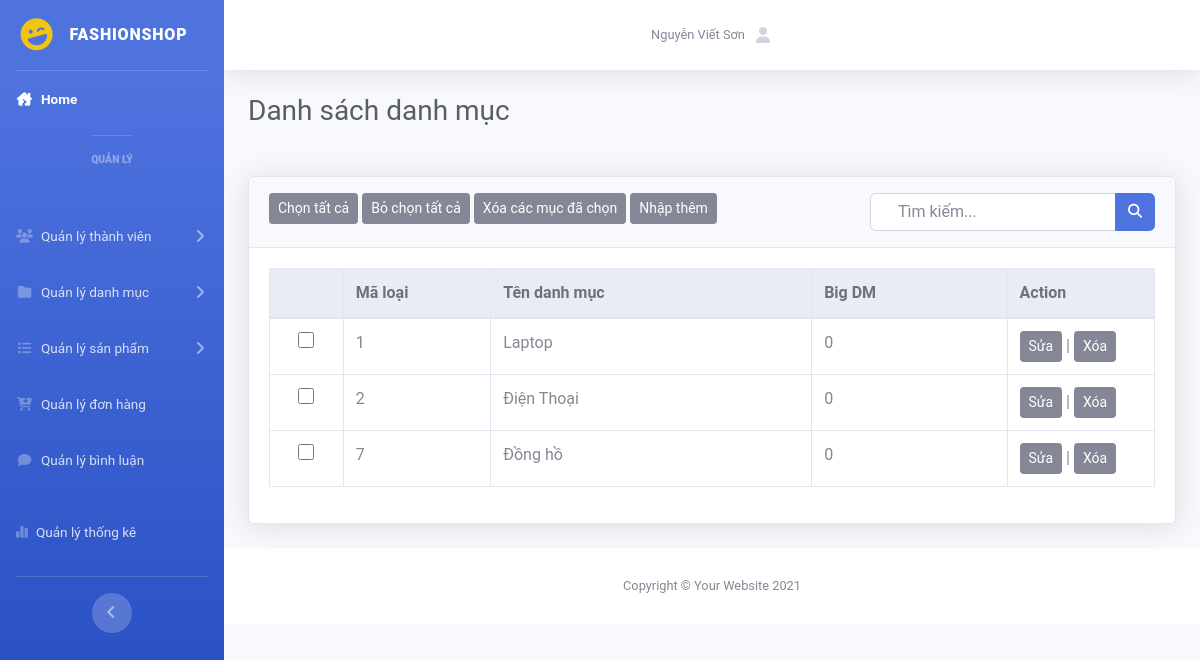
/admin/index.php?act=dsdanhmuc, run on an earlier commit of the app's database.
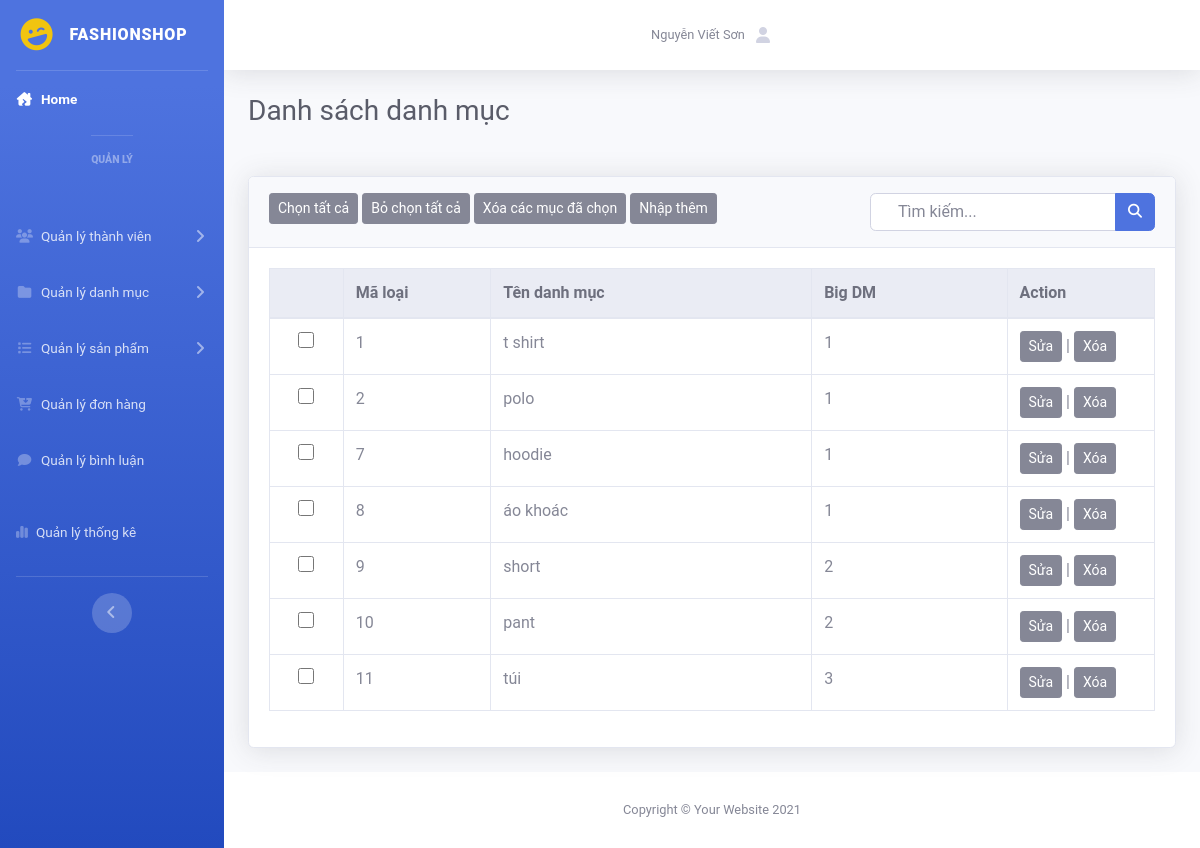
And on a later commit of the database.
### tables this page shows
CREATE TABLE `danhmuc` (
  `id` int(11) NOT NULL COMMENT 'Id danh mục',
  `name` varchar(255) NOT NULL COMMENT 'Tên danh mục',
  `id_dm` int(11) NOT NULL
);

### model/pdo.php (called while the page is built, shortened)
<?php
function pdo_get_connection(){
    $servername = "localhost";
    $username = "root";
    $password = "";
    try {
        $conn = new PDO("mysql:host=$servername;dbname=duan1_09", $username, $password);
        $conn->setAttribute(PDO::ATTR_ERRMODE, PDO::ERRMODE_EXCEPTION);
        return $conn;
    } catch(PDOException $e) {
        echo "Connection failed: " . $e->getMessage();
    }
}
function pdo_query($sql){
    $sql_args=array_slice(func_get_args(),1);
    try{
        $conn=pdo_get_connection();
        $stmt=$conn->prepare($sql);
        $stmt->execute($sql_args);
        $rows=$stmt->fetchAll();
        return $rows;
    }
    catch(PDOException $e){
        throw $e;
    }
    finally{
        unset($conn);
    }
}
?>

### model/danhmuc.php (called while the page is built, shortened)
<?php
    function danhsach_danhmuc() {
        $sql = "SELECT * FROM danhmuc";
        $result = pdo_query($sql);
        return $result;
    }

### admin/danhmuc/dsdanhmuc.php (the view)
<div class="container-fluid ">
    <h1 class="h3 mb-2 text-gray-800 mb-5">Danh sách danh mục</h1>
    <div class="card shadow mb-4">
        <div class="card-header py-3">
            <button class="btn btn-secondary btn-sm">Chọn tất cả</button>
            <button class="btn btn-secondary btn-sm">Bỏ chọn tất cả</button>
            <button class="btn btn-secondary btn-sm">Xóa các mục đã chọn</button>
            <a href="adddm.html"><button class="btn btn-secondary btn-sm">Nhập thêm</button></a>
            <form action="" class="float-right">
                <div class="input-group">
                    <input type="text" class="form-control" name="kyw" placeholder="Tìm kiếm...">
                    <div class="input-group-append">
                        <button class="btn btn-primary" type="submit" name="search">
                            <i class="fas fa-search fa-sm"></i>
                        </button>
                    </div>
                </div>
            </form>
        </div>
        <div class="card-body">
            <div class="table-responsive">
                <table class="table table-bordered" width="100%" cellspacing="0">
                    <thead class="thead-light">
                        <tr>
                            <th></th>
                            <th>Mã loại</th>
                            <th>Tên danh mục</th>
                            <th>Big DM</th>
                            <th>Action</th>
                        </tr>
                    </thead>
                    <tbody>
                        <?php
                            foreach($dsdm as $dm){
                                extract($dm);
                                echo '
                                <tr>
                                    <td class="col-1 text-center"><input type="checkbox" name="select" id=""></td>
                                    <td class="col-2">'.$id.'</td>
                                    <td>'.$name.'</td>
                                    <td>'.$id_dm.'</td>
                                    <td class="col-2"><a href="?act=editdanhmuc"><button class="btn btn-secondary btn-sm">Sửa</button></a> |
                                        <a href="#"><button class="btn btn-secondary btn-sm">Xóa</button></a>
                                    </td>
                                </tr>
                                ';
                            }
                        ?>
                    </tbody>
                </table>
            </div>
        </div>
    </div>
</div>

### admin/header.php (shortened to what this page needs)
<!DOCTYPE html>
<html lang="en">
<head>
    <link rel="stylesheet" href="../assets/css/style.css">
    <link href="../assets/vendor/fontawesome-free/css/all.min.css" rel="stylesheet" type="text/css">
    <link rel="stylesheet" href="https://cdnjs.cloudflare.com/ajax/libs/font-awesome/6.4.2/css/all.min.css" />
    <link href="../assets/css/sb-admin-2.min.css" rel="stylesheet">
    <link href="../assets/vendor/datatables/dataTables.bootstrap4.min.css" rel="stylesheet">
</head>
<body id="page-top">

### admin/boxleft.php (shortened to what this page needs)
<div id="wrapper">
    <ul class="navbar-nav bg-gradient-primary sidebar sidebar-dark accordion" id="accordionSidebar">
        <a class="sidebar-brand d-flex align-items-center justify-content-center" href="?act=home">
            <div class="sidebar-brand-icon rotate-n-15">
                <i class="fas fa-laugh-wink" style="color: #f1c40f;"></i>
            </div>
            <div class="sidebar-brand-text mx-3">FashionShop</div>
        </a>
        <hr class="sidebar-divider my-0">
        <li class="nav-item active">
            <a class="nav-link" href="?act=home">
                <i class="fas fa-fw fa-house-damage"></i>
                <span>Home</span>
        </li>
        <hr class="sidebar-divider">
        <div class="sidebar-heading">
            Quản lý
        </div>
        <li class="nav-item">
            <a class="nav-link collapsed" href="#" data-toggle="collapse" data-target="#collapseTwo" aria-expanded="true" aria-controls="collapseTwo">
                <i class="fas fa-fw fa-users"></i>
                <span>Quản lý thành viên</span>
            </a>
        </li>
        <li class="nav-item">
            <a class="nav-link collapsed" href="#" data-toggle="collapse" data-target="#collapseThree" aria-expanded="true" aria-controls="collapseThree">
                <i class="fas fa-fw fa-folder"></i>
                <span>Quản lý danh mục</span>
            </a>
        </li>
        <li class="nav-item">
            <a class="nav-link collapsed" href="#" data-toggle="collapse" data-target="#collapseFour" aria-expanded="true" aria-controls="collapseFour">
                <i class="fas fa-fw fa-list"></i>
                <span>Quản lý sản phẩm</span>
            </a>
        </li>
        <li class="nav-item">
            <a class="nav-link" href="?act=dsdonhang">
                <i class="fas fa-fw fa-cart-arrow-down"></i>
                <span>Quản lý đơn hàng</span></a>
        </li>
        <li class="nav-item mb-3">
            <a class="nav-link" href="?act=dsbinhluan">
                <i class="fas fa-fw fa-comment"></i>
                <span>Quản lý bình luận</span></a>
        </li>
        <li class="nav-item mb-3">
            <a class="nav-link" href="?act=dsthongke">
                <i class="fa-solid fa-chart-simple"></i>
                <span>Quản lý thống kê</span></a>
        </li>
        <hr class="sidebar-divider d-none d-md-block">
        <div class="text-center d-none d-md-inline">
            <button class="rounded-circle border-0" id="sidebarToggle"></button>
        </div>
    </ul>

### admin/menu.php (shortened to what this page needs)
<div id="content-wrapper" class="d-flex flex-column">
    <div id="content">
        <nav class="navbar navbar-expand navbar-light bg-white topbar mb-4 static-top shadow">
            <ul class="navbar-nav ml-auto">
                <li class="nav-item dropdown no-arrow">
                    <a class="nav-link dropdown-toggle" href="#" id="userDropdown" role="button" data-toggle="dropdown" aria-haspopup="true" aria-expanded="false">
                        <span class="mr-2 d-none d-lg-inline text-gray-600 small">Nguyễn Viết Sơn</span>
                        <i class="fas fa-fw fa-user"></i>
                    </a>
                </li>
            </ul>
        </nav>

### admin/index.php (shortened to what this page needs)
<?php
    include "../model/pdo.php";
    include "../model/danhmuc.php";
    include 'header.php';
    include 'boxleft.php';
    include 'menu.php';
?>
<div>
    <?php
    if (isset($_GET['act']) && $_GET['act'] != "") {
        $act = $_GET['act'];
        switch ($act) {
            case 'dsdanhmuc':
                $dsdm = danhsach_danhmuc();
                include "danhmuc/dsdanhmuc.php";
                break;
        }
    } else {
        include "trangchu/home.php";
    }
    ?>
</div>
<?php
include 'footer.php';
?>

### admin/footer.php (shortened to what this page needs)
            <footer class="sticky-footer bg-white">
                <div class="container my-auto">
                    <div class="copyright text-center my-auto">
                        <span>Copyright &copy; Your Website 2021</span>
                    </div>
                </div>
            </footer>
        </div>
    </div>
</body>
</html>

### assets/css/style.css (style rules this page uses)
.table { vertical-align: baseline; }
td { vertical-align: middle; }
* { margin: 0px auto; padding: 0px; font-family: roboto; }
a { text-decoration: none; }
input { width: 300px; height: 28px; border: 1px solid black; border-radius: 10px; margin-top: 20px; text-indent: 15px; background-color: rgb(250, 250, 250); }
input[type="checkbox"] { width: 16px; height: 16px; }
div#content { margin: 0px; }
.card-body { flex: 1 1 auto; min-height: 1px; padding: 1.25rem; margin: 0px; }
.card-header:first-child { border-radius: calc(0.35rem - 1px) calc(0.35rem - 1px) 0 0; margin: 0px; }

What changed in the data, as far as the page shows it:
changed danhmuc id 1: name "Laptop" → "t shirt"; id_dm "0" → "1"
changed danhmuc id 2: name "Điện Thoại" → "polo"; id_dm "0" → "1"
changed danhmuc id 7: name "Đồng hồ" → "hoodie"; id_dm "0" → "1"
added danhmuc: id "8", name "áo khoác", id_dm "1"
added danhmuc: id "9", name "short", id_dm "2"
added danhmuc: id "10", name "pant", id_dm "2"
added danhmuc: id "11", name "túi", id_dm "3"
